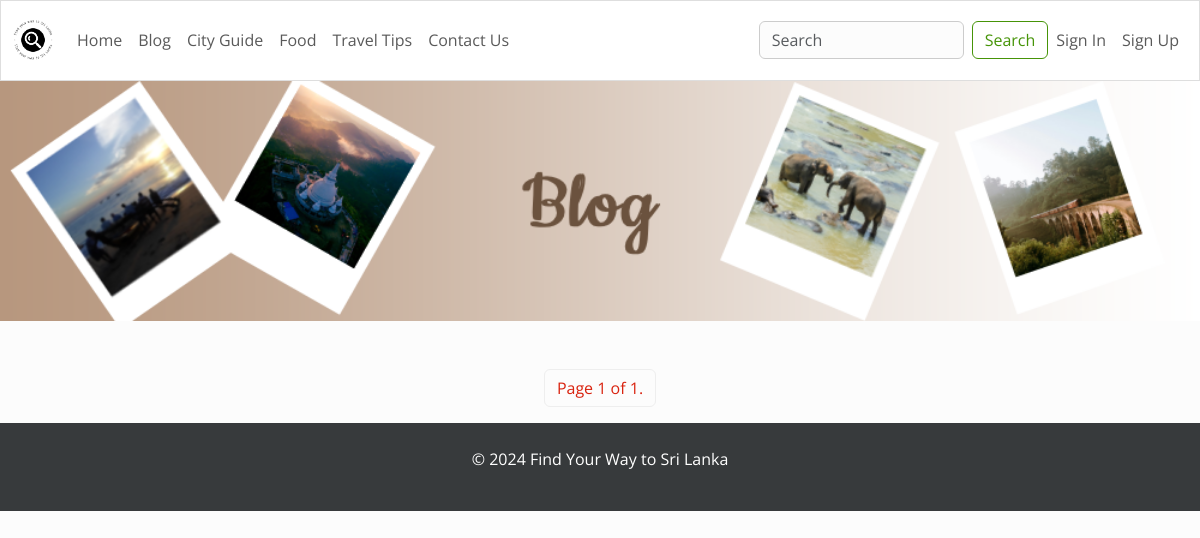
/blog/, run on an earlier commit of the app's database.
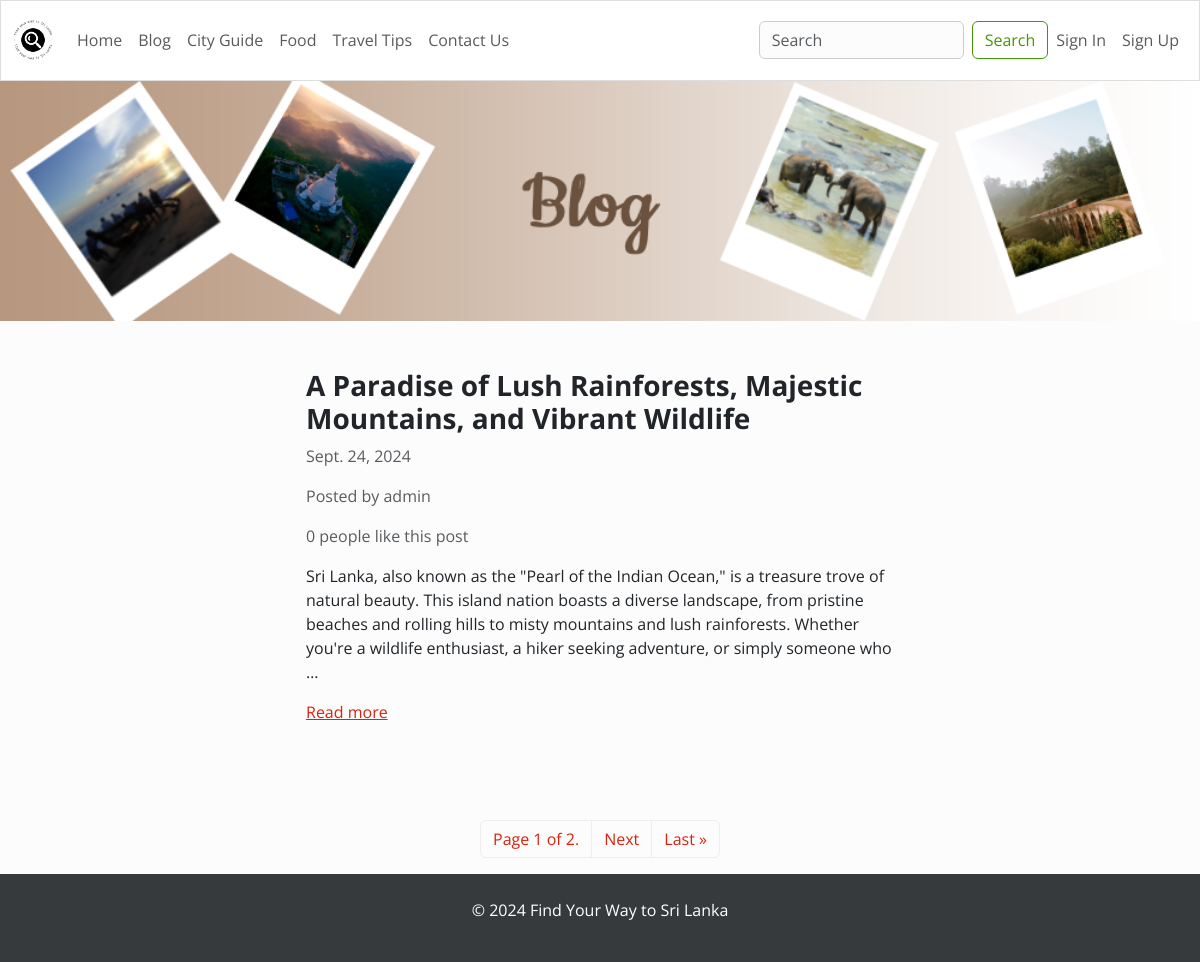
And on a later commit of the database.
### blog/models.py (models this page shows, shortened)
class Article(models.Model):
    title = models.CharField(max_length=255)
    content = HTMLField()
    date = models.DateField(auto_now_add=True)
    author = models.ForeignKey(User, on_delete=models.CASCADE)
    featured = models.BooleanField(default=False)
    likes = models.ManyToManyField(User, related_name='likes', blank=True)
    articale_image = models.ImageField(upload_to='', default='placeholder.png')

### blog/views.py (the view)
# urls.py: path('blog/', BlogView.as_view(), name='blog'),  # Mapping blog URLs
class BlogView(ListView):
    model = Article
    queryset = Article.objects.all().order_by('-date')
    template_name = 'blog/blog.html'
    paginate_by = 1

### blog/templates/blog/blog.html (shortened to what this page needs)
{% extends 'blog/base.html' %}
{% load static %}
{% block content %}
<div class="row">
    <div class="col-12 banner-container">
        <img src="{% static 'images/blog.webp' %}" class="img-fluid w-100" alt="Banner Image">
    </div>
</div>
{% for object in object_list %}
<div class="row">
    <div class="col-md-6 col-11 mx-md-auto mx-3 mt-5 mb-5">
        <h3 class="fw-bold">{{ object.title }}</h3>
        <p class="text-muted"> {{ object.date }}</p>
        <p class="text-muted">Posted by {{ object.author.username }}</p>
        {% if object.likes.count == 1 %}
            <p class="text-muted">{{ object.likes.count }} person likes this post</p>
        {% else %}
            <p class="text-muted">{{ object.likes.count }} people like this post</p>
        {% endif %}
        <div class="my-3">
            {{ object.content|truncatewords_html:50|safe }}
        </div>
        <a href="{% url 'detail_article' object.id %}">Read more</a>
    </div>
</div>
{% endfor %}
<nav>
    <ul class="pagination">
        <div class="mx-auto d-flex flex-row mt-5">
            <li class="page-item">
                <a class="page-link" href="#">Page {{ page_obj.number }} of {{ page_obj.paginator.num_pages }}.</a>
            </li>
            {% if page_obj.has_next %}
                <li class="page-item">
                    <a class="page-link" href="?page={{ page_obj.next_page_number }}">Next</a>
                </li>
                <li class="page-item">
                    <a class="page-link" href="?page={{ page_obj.paginator.num_pages }}">Last &raquo;</a>
                </li>
            {% endif %}
        </div>
    </ul>
</nav>
{% endblock content %}

### blog/templates/blog/base.html (shortened to what this page needs)
<!DOCTYPE html>
<html lang="en">
<head>
    {% load static %}
    <link rel="stylesheet" href="{% static 'css/style.css' %}">
    <link rel="stylesheet" href="https://bootswatch.com/5/simplex/bootstrap.min.css">
</head>
<body>
    {% include 'blog/nav.html' %}
    {% block content %}
    {% endblock content %}
    <footer class="bg-dark text-light py-4">
        <div class="container text-center">
            <p>&copy; 2024 Find Your Way to Sri Lanka</p>
        </div>
    </footer>
</body>
</html>

### blog/templates/blog/nav.html (shortened to what this page needs)
<nav class="navbar navbar-expand-lg navbar-light bg-light">
  <div class="container-fluid">
    {% load static %}
    <a class="navbar-brand" href="#">
      <img src="{% static 'images/logo.png' %}" alt="Logo" height="40">
    </a>
    <div class="collapse navbar-collapse" id="navbarText">
      <ul class="navbar-nav me-auto mb-2 mb-lg-0">
        <li class="nav-item">
          <a class="nav-link" href="{% url 'index' %}">Home</a>
        </li>
        <li class="nav-item">
          <a class="nav-link" href="{% url 'blog' %}">Blog</a>
        </li>
        <li class="nav-item">
          <a class="nav-link" href="{% url 'cityguide' %}">City Guide</a>
        </li>
        <li class="nav-item">
          <a class="nav-link" href="{% url 'food' %}">Food</a>
        </li>
        <li class="nav-item">
          <a class="nav-link" href="{% url 'traveltips' %}">Travel Tips</a>
        </li>
        <li class="nav-item">
          <a class="nav-link" href="{% url 'contact' %}">Contact Us</a>
        </li>
      </ul>
      <form class="d-flex" method="GET" action="{% url 'search' %}">
        <input class="form-control me-2" type="search" placeholder="Search" aria-label="Search" name="q">
        <button class="btn btn-outline-success" type="submit">Search</button>
      </form>
      <ul class="navbar-nav">
        {% if request.user.is_authenticated %}
          <li class="nav-item dropdown">
            <a class="nav-link dropdown-toggle" href="#" id="navbarDropdown" role="button" data-bs-toggle="dropdown" aria-expanded="false">
              My Profile
            </a>
            <ul class="dropdown-menu" aria-labelledby="navbarDropdown">
              <li><a class="dropdown-item" href="{% url 'profile_redirect' %}">Create Profile</a></li>
              <li><a class="dropdown-item" href="{% url 'edit_profile' %}">Edit Profile</a></li>
            </ul>
          </li>
          <li class="nav-item">
            <a class="nav-link" href="{% url 'logout' %}">Sign Out</a>
          </li>
        {% else %}
          <li class="nav-item">
            <a class="nav-link" href="{% url 'login' %}">Sign In</a>
          </li>
          <li class="nav-item">
            <a class="nav-link" href="{% url 'register' %}">Sign Up</a>
          </li>
        {% endif %}
      </ul>
    </div>
  </div>
</nav>

### static/css/style.css (style rules this page uses)
* { margin: 0; }

What changed in the data, as far as the page shows it:
added Article: title "A Paradise of Lush Rainforests, Majestic Mountains, and Vibrant Wildlife", date "Sept. 24, 2024", author.username "admin", likes.count "0", content "Sri Lanka, also known as the \"Pearl of the Indian Ocean,\" is a treasure trove of natural beauty. This island nation boasts a diverse landscape, from pristine beaches and rolling hills to misty mountains and lush rainforests. Whether you're a wildlife enthusiast, a hiker seeking adventure, or simply someone who …"
Also different on the page:
{{ page_obj.paginator.num_pages }}: "1" → "2"
text now shown: "Next Last »"
